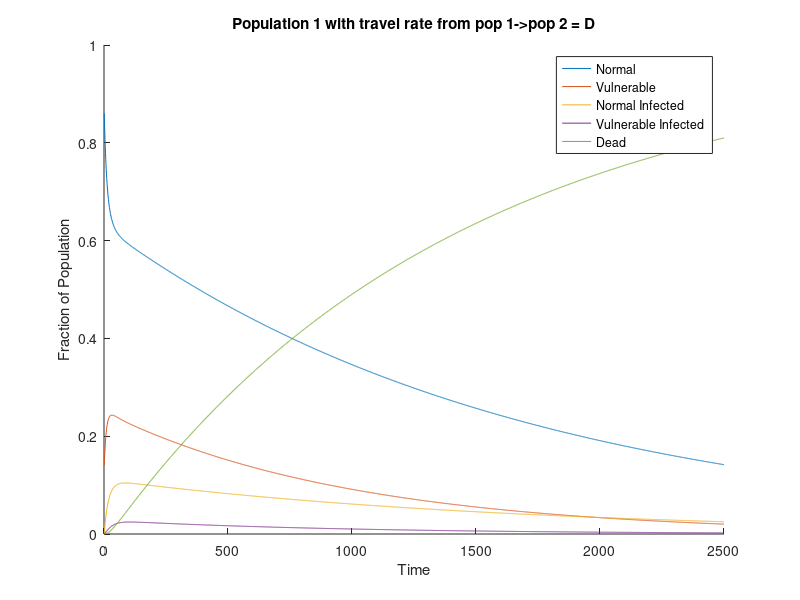
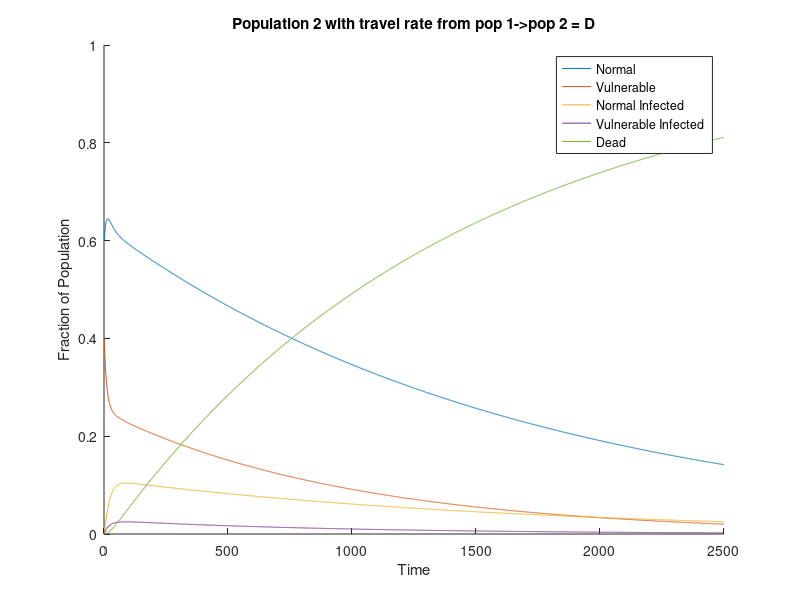
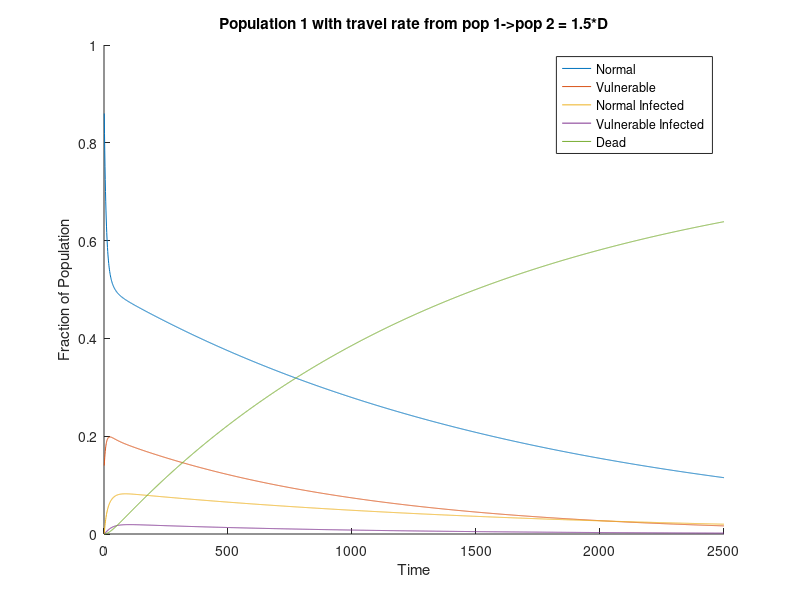
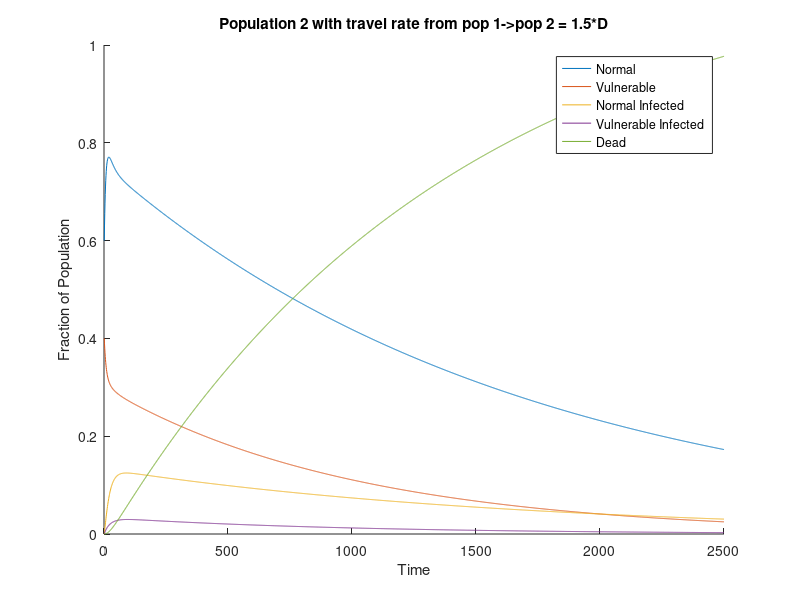

The MATLAB source for these figures, in order:
%Part 3 - Modeling Interactions of Distinct Populations
%-----------------------------------------------------
%Equations
% When independent of each other, Population 1 is described by xt+1 = Axt, Population 2 is described by
% yt+1 = Byt. To describe travel between them, we stack x and y into column
% vector z = (x; y), and zt+1 = Czt, where C is the matrix [A, (pop2/pop1)C; (pop1/pop2)D; B],
% where C and D are matrices of the same dimensions of A and B, where all
% entries are 0 except for the diagonal, where the entries of the diagonal
% describe the proportions of the different groups in each population traveling to each other.
% C describes people from Population 2 moving into Population 1, and D
% describes people from Population 1 moving into Population 2. C is
% multiplied by the scalar (pop2/pop1) and D by (pop1/pop2) since the
% entries of x and y are proportions of populations 1 and 2, respectively,
% so when looking at the people moving from population 2 to 1, we need to
% convert them to a fraction of population 1, and vice versa when moving
% from population 1 to 2. 
%------------------------------------------------------
%% Initial Setup
%------------------------------------------------------
load("COVID_STL.mat");

n = 6; %variable for dimensionality of A

M = zeros(n,1); %change name of this zeros vector to M for readability
d=2500;

metro1POP = POP_STL;
metro2POP = 300000;
percentAtRiskPop1 = 0.14;
percentNormalPop1 = 1 - percentAtRiskPop1; 
percentAtRiskPop2 = 0.4;
percentNormalPop2 = 1 - percentAtRiskPop2; 

x0 = [
    (percentNormalPop1)-6/POP_STL;
    (percentAtRiskPop1)-1/POP_STL; 
    6/POP_STL; 
    1/POP_STL;
    0;
    0
 ];
y0 = [
     (percentNormalPop2);
    (percentAtRiskPop2); 
    0; 
    0;
    0;
    0
    
];
z0 = [x0; y0];

pop1NormalInfectionRate = .008;
pop1VulnerableInfectionRate = .004;
pop1NormalHealRate = .04;
pop1VulnerableHealRate = .025;
pop1NormalDeathRate = .004;
pop1VulnerableDeathRate = .01;

pop2NormalInfectionRate = .008;
pop2VulnerableInfectionRate = .004;
pop2NormalHealRate = .04;
pop2VulnerableHealRate = .025;
pop2NormalDeathRate = .004;
pop2VulnerableDeathRate = .01;

Aorig = [
    1-pop1NormalInfectionRate 0.000000                      pop1NormalHealRate                       0.000                                        0.000 0.000;
    0.000000                  1-pop1VulnerableInfectionRate 0.000                                    pop1VulnerableHealRate                          0.000 0.000;
    pop1NormalInfectionRate   0.000000                      1-pop1NormalDeathRate-pop1NormalHealRate  0.000 0.000 0.0000; 
    0.000000                  pop1VulnerableInfectionRate   0.000                                    1-pop1VulnerableDeathRate-pop1VulnerableHealRate 0.000 0.000; 
    0.000000                  0.000000                      pop1NormalDeathRate                      pop1VulnerableDeathRate                     1.000 0.000; 
    pop1NormalInfectionRate   pop1VulnerableInfectionRate   0.000                                    0.000                                  0.000 1.000;   
];

% Right now B same as A, should change a lil bit
Borig = [    
   1-pop2NormalInfectionRate 0.000000                      pop2NormalHealRate                       0.000                                        0.000 0.000;
    0.000000                  1-pop2VulnerableInfectionRate 0.000                                    pop2VulnerableHealRate                          0.000 0.000;
    pop2NormalInfectionRate   0.000000                      1-pop2NormalDeathRate-pop2NormalHealRate  0.000 0.000 0.000; 
    0.000000                  pop2VulnerableInfectionRate   0.000                                    1-pop2VulnerableDeathRate-pop2VulnerableHealRate 0.000 0.000; 
    0.000000                  0.000000                      pop2NormalDeathRate                      pop2VulnerableDeathRate                     1.000 0.000; 
    pop2NormalInfectionRate   pop2VulnerableInfectionRate   0.000                                    0.000                                  0.000 1.000;    
    ];



Corig = [
    0.0500 0.0000 0.0000 0.0000 0.0000 0.0000; %on any day 5% of normal pop 2 moves to pop 1
    0.0000 0.0500 0.0000 0.0000 0.0000 0.0000; %on any day 5% of vulnerable pop 2 moves to pop 1
    0.0000 0.0000 0.0100 0.0000 0.0000 0.0000; %on any day 1% of normal infected pop 2 will move to pop 1
    0.0000 0.0000 0.0000 0.0010 0.0000 0.0000; %0.1% of vulnerable infected moving every day
    0.0000 0.0000 0.0000 0.0000 0.0000 0.0000; %no dead people traveling,so 5,5, 0
    0.0000 0.0000 0.0000 0.0000 0.0000 0.0000; %no movement in cumulative cases either
    ]; % convert to fraction of population 1

% D same as C right now, change?
Dorig = [    
    0.0500 0.0000 0.0000 0.0000 0.0000 0.0000; %on any day 5% of normal pop 1 moves to pop 2
    0.0000 0.0500 0.0000 0.0000 0.0000 0.0000; %on any day 5% of vulnerable pop 1 moves to pop 2
    0.0000 0.0000 0.0100 0.0000 0.0000 0.0000; %on any day 1% of normal infected pop 1 will move to pop 2
    0.0000 0.0000 0.0000 0.0010 0.0000 0.0000; %0.1% of vulnerable infected moving every day
    0.0000 0.0000 0.0000 0.0000 0.0000 0.0000; %no dead people traveling,so 5,5, 0
    0.0000 0.0000 0.0000 0.0000 0.0000 0.0000; %no movement in cumulative cases either
    ];

% update A and B to account of traveling populations

A = Aorig;
B = Borig;
C = Corig;
D = Dorig;

F = [A-A*D C; D B-B*C];




% Simulating
sys_sir_base = ss(F, zeros(2*n,1),eye(2*n) ,zeros(2*n,1),1);
Z = lsim(sys_sir_base,zeros(d,1),linspace(0,d - 1,d),z0); %simulate for d days of spread


figure;
hold on; %toggle hold, plotting multiple curves on the same graph
plot(Z(1:d,1:5));
legend('Normal', 'Vulnerable','Normal Infected','Vulnerable Infected','Dead');
title('Population 1 with travel rate from pop 1->pop 2 = D')
xlabel('Time')
ylabel('Fraction of Population');
ylim auto; hold off;

figure;
hold on; %toggle hold, plotting multiple curves on the same graph
plot(Z(1:d,7:11));
legend('Normal', 'Vulnerable','Normal Infected','Vulnerable Infected','Dead');
title('Population 2 with travel rate from pop 1->pop 2 = D')
xlabel('Time')
ylabel('Fraction of Population');
ylim auto; hold off;
disp("Test 1: ");
day=2300;
test = Z(day, 1) + Z(day, 2) + Z(day, 3)+ Z(day, 4)+ Z(day, 5)+ Z(day, 7)+ Z(day, 8)+ Z(day, 9)+ Z(day, 10)+ Z(day, 11)
disp("With travel ratefrom pop 1-> 2 = D");
disp("Pop 1 Deaths at day 1000: ");
Z(1000, 5)
disp("Pop 2 Deaths at day 1000: ")
Z(1000, 11)

D=1.5*D;
A = Aorig;
B = Borig;
A = A -A*(D);
B = B - B*(C);
F = [A C; D B];
d=2500;
sys_sir_base = ss(F, zeros(2*n,1),eye(2*n) ,zeros(2*n,1),1);
Z = lsim(sys_sir_base,zeros(d,1),linspace(0,d - 1,d),z0); %simulate for d days of spread


figure;
hold on; %toggle hold, plotting multiple curves on the same graph
plot(Z(1:d,1:5));
legend('Normal', 'Vulnerable','Normal Infected','Vulnerable Infected','Dead');
title('Population 1 with travel rate from pop 1->pop 2 = 1.5*D');

xlabel('Time')
ylabel('Fraction of Population');
ylim auto; hold off;

figure;
hold on; %toggle hold, plotting multiple curves on the same graph
plot(Z(1:d,7:11));
legend('Normal', 'Vulnerable','Normal Infected','Vulnerable Infected','Dead');
title('Population 2 with travel rate from pop 1->pop 2 = 1.5*D');
xlabel('Time')
ylabel('Fraction of Population');
ylim auto; hold off;
day = 2400;
disp("Test 2: increased rate 2->1");
test = Z(day, 1) + Z(day, 2) + Z(day, 3)+ Z(day, 4)+ Z(day, 5)+ Z(day, 7)+ Z(day, 8)+ Z(day, 9)+ Z(day, 10)+ Z(day, 11)

disp("With travel ratefrom pop 1-> 2 = 1.5*D");
disp("Pop 1 Deaths at day 1000: ");
Z(1000, 5)
disp("Pop 2 Deaths at day 1000: ")
Z(1000, 11)


% Action Item 2: Implementing Travel Policy

% Delta Wave: Days 473-592

z0 = Z(473, :);
d=592-473+1;
A = Aorig;
B = Borig;
C = Corig;
D = Dorig;
F = [A-A*D C; D B-B*C];
sys_sir_base = ss(F, zeros(2*n,1),eye(2*n) ,zeros(2*n,1),1);
Z = lsim(sys_sir_base,zeros(d,1),linspace(473,592,d),z0); %simulate for d days of spread


figure;
hold on; %toggle hold, plotting multiple curves on the same graph
plot(Z(1:d,1:5));
legend('Normal', 'Vulnerable','Normal Infected','Vulnerable Infected','Dead');
title('Delta Wave: Pop 1 without policy');
xlabel('Time')
ylabel('Fraction of Population');
ylim auto; hold off;

figure;
hold on; %toggle hold, plotting multiple curves on the same graph
plot(Z(1:d,7:11));
legend('Normal', 'Vulnerable','Normal Infected','Vulnerable Infected','Dead');
title('Delta Wave: Pop 2 without policy');
xlabel('Time')
ylabel('Fraction of Population');
ylim auto; hold off;

% Now gradually implementing policy:

startDay = 473;
endDay = 592;
d=10;
for j = 12:1
for i = 1:6
    C(i, i) = Corig(i, i)*(j/12);
    D(i, i) = Dorig(i, i)*(j/12);
end
A = Aorig;
B = Borig;
F = [A-A*D C; D B-B*C];
sys_sir_base = ss(F, zeros(2*n,1),eye(2*n) ,zeros(2*n,1),1);
Z = lsim(sys_sir_base,zeros(d,1),linspace(startDay,startDay+d-1,d),z0); %simulate for d days of spread

startDay=startDay+d;
z0 = Z(10, :);
end


figure;
hold on; %toggle hold, plotting multiple curves on the same graph
plot(Z(:,1:5));
legend('Normal', 'Vulnerable','Normal Infected','Vulnerable Infected','Dead');
title('Delta Wave: Pop 1 woth gradually implemented policy');
xlabel('Time')
ylabel('Fraction of Population');
ylim auto; hold off;

figure;
hold on; %toggle hold, plotting multiple curves on the same graph
plot(Z(:,7:11));
legend('Normal', 'Vulnerable','Normal Infected','Vulnerable Infected','Dead');
title('Delta Wave: Pop 2 with gradually implemented policy');
xlabel('Time')
ylabel('Fraction of Population');
ylim auto; hold off;







 